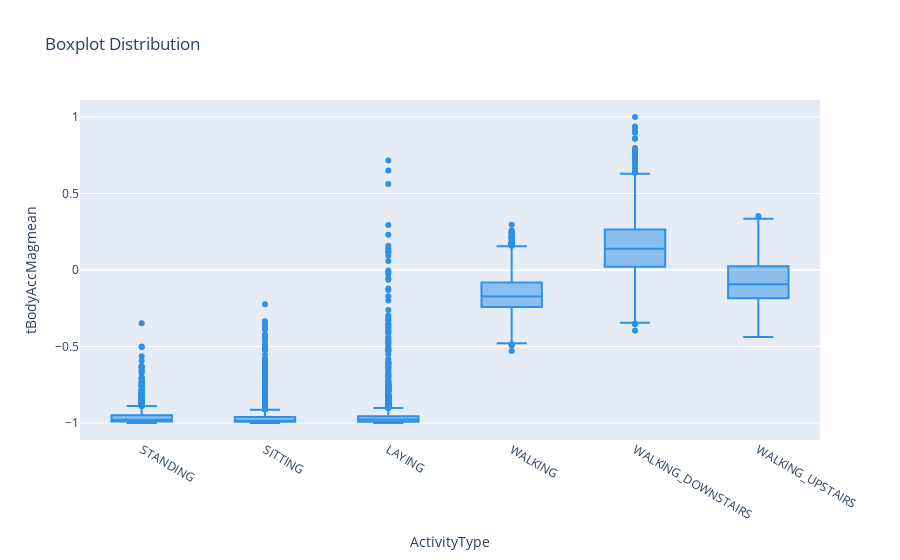
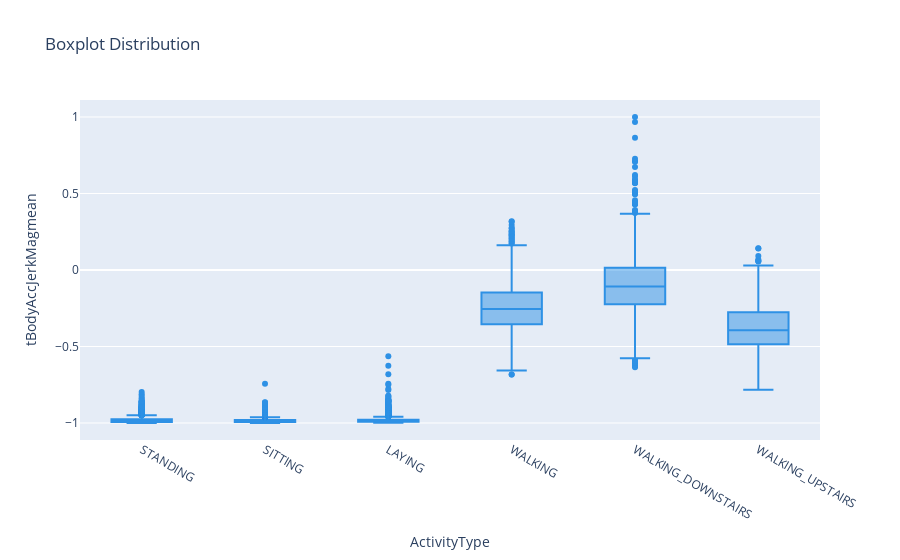
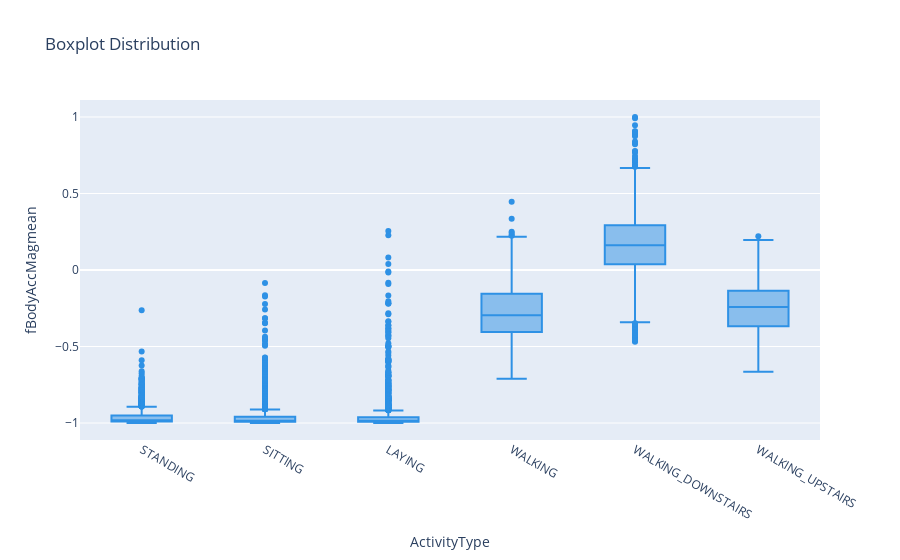
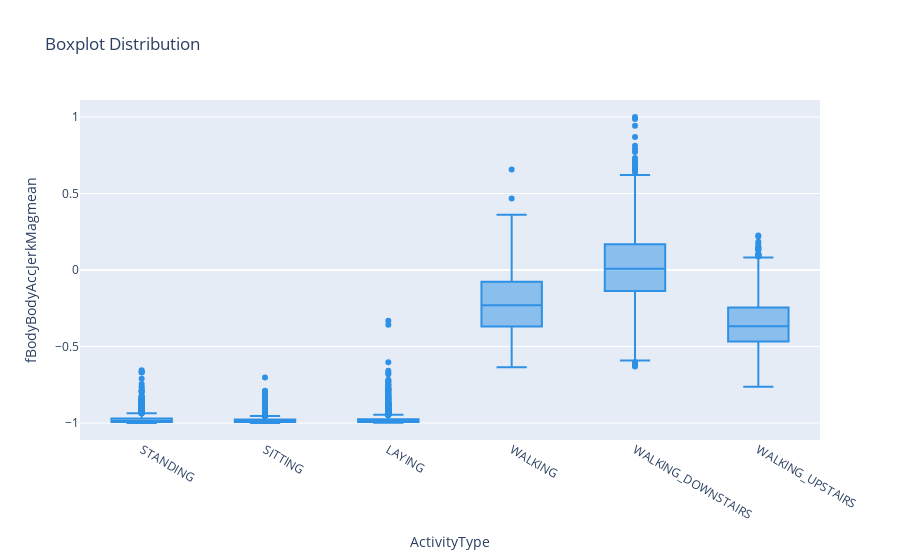

The code cell stored with these charts, in order, in its notebook:
### Code cell
for f in acceleration:
    
    fig = px.box(training_data, x='ActivityType',y =f, color_discrete_sequence=px.colors.qualitative.Dark24, title = 'Boxplot Distribution' )
    fig.show()

### Figure 1 — Plotly figure (JSON) as saved in the notebook; plotly's stock layout.template omitted (floating-point values rounded to 4 significant figures; data arrays with more than 128 entries replaced by an {"elided": "..."} marker saying what was removed)
{"data": [{"alignmentgroup": "True", "hovertemplate": "ActivityType=%{x}<br>tBodyAccMagmean=%{y}<extra></extra>", "legendgroup": "", "marker": {"color": "#2E91E5"}, "name": "", "notched": false, "offsetgroup": "", "orientation": "v", "showlegend": false, "type": "box", "x": {"elided": "7352 str values"}, "x0": " ", "xaxis": "x", "y": {"elided": "7352 float values"}, "y0": " ", "yaxis": "y"}], "layout": {"boxmode": "group", "legend": {"tracegroupgap": 0}, "title": {"text": "Boxplot Distribution"}, "xaxis": {"anchor": "y", "domain": [0, 1], "title": {"text": "ActivityType"}}, "yaxis": {"anchor": "x", "domain": [0, 1], "title": {"text": "tBodyAccMagmean"}}}}

### Figure 2 — Plotly figure (JSON) as saved in the notebook; plotly's stock layout.template omitted (floating-point values rounded to 4 significant figures; data arrays with more than 128 entries replaced by an {"elided": "..."} marker saying what was removed)
{"data": [{"alignmentgroup": "True", "hovertemplate": "ActivityType=%{x}<br>tBodyAccJerkMagmean=%{y}<extra></extra>", "legendgroup": "", "marker": {"color": "#2E91E5"}, "name": "", "notched": false, "offsetgroup": "", "orientation": "v", "showlegend": false, "type": "box", "x": {"elided": "7352 str values"}, "x0": " ", "xaxis": "x", "y": {"elided": "7352 float values"}, "y0": " ", "yaxis": "y"}], "layout": {"boxmode": "group", "legend": {"tracegroupgap": 0}, "title": {"text": "Boxplot Distribution"}, "xaxis": {"anchor": "y", "domain": [0, 1], "title": {"text": "ActivityType"}}, "yaxis": {"anchor": "x", "domain": [0, 1], "title": {"text": "tBodyAccJerkMagmean"}}}}

### Figure 3 — Plotly figure (JSON) as saved in the notebook; plotly's stock layout.template omitted (floating-point values rounded to 4 significant figures; data arrays with more than 128 entries replaced by an {"elided": "..."} marker saying what was removed)
{"data": [{"alignmentgroup": "True", "hovertemplate": "ActivityType=%{x}<br>fBodyAccMagmean=%{y}<extra></extra>", "legendgroup": "", "marker": {"color": "#2E91E5"}, "name": "", "notched": false, "offsetgroup": "", "orientation": "v", "showlegend": false, "type": "box", "x": {"elided": "7352 str values"}, "x0": " ", "xaxis": "x", "y": {"elided": "7352 float values"}, "y0": " ", "yaxis": "y"}], "layout": {"boxmode": "group", "legend": {"tracegroupgap": 0}, "title": {"text": "Boxplot Distribution"}, "xaxis": {"anchor": "y", "domain": [0, 1], "title": {"text": "ActivityType"}}, "yaxis": {"anchor": "x", "domain": [0, 1], "title": {"text": "fBodyAccMagmean"}}}}

### Figure 4 — Plotly figure (JSON) as saved in the notebook; plotly's stock layout.template omitted (floating-point values rounded to 4 significant figures; data arrays with more than 128 entries replaced by an {"elided": "..."} marker saying what was removed)
{"data": [{"alignmentgroup": "True", "hovertemplate": "ActivityType=%{x}<br>fBodyBodyAccJerkMagmean=%{y}<extra></extra>", "legendgroup": "", "marker": {"color": "#2E91E5"}, "name": "", "notched": false, "offsetgroup": "", "orientation": "v", "showlegend": false, "type": "box", "x": {"elided": "7352 str values"}, "x0": " ", "xaxis": "x", "y": {"elided": "7352 float values"}, "y0": " ", "yaxis": "y"}], "layout": {"boxmode": "group", "legend": {"tracegroupgap": 0}, "title": {"text": "Boxplot Distribution"}, "xaxis": {"anchor": "y", "domain": [0, 1], "title": {"text": "ActivityType"}}, "yaxis": {"anchor": "x", "domain": [0, 1], "title": {"text": "fBodyBodyAccJerkMagmean"}}}}
